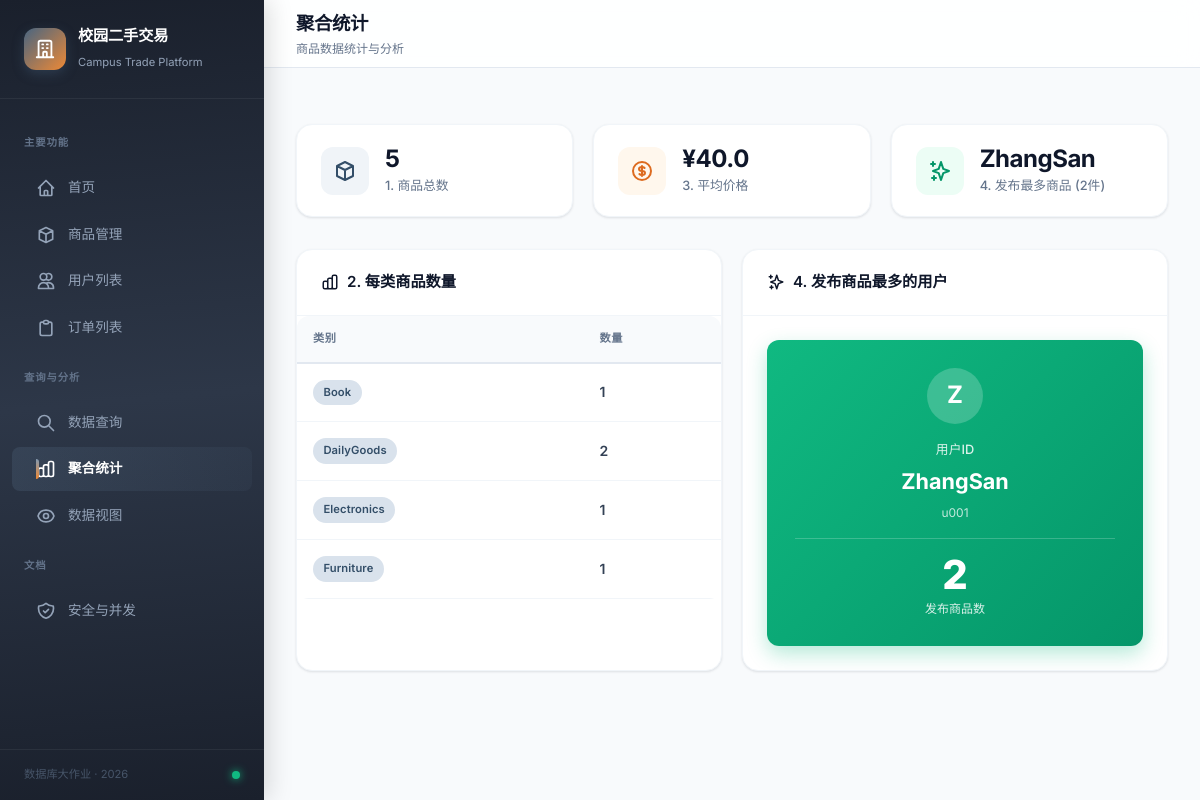
The page /aggregate on the database its author committed.
### tables this page shows
CREATE TABLE user (
            user_id   TEXT PRIMARY KEY,
            user_name TEXT NOT NULL,
            phone     TEXT NOT NULL
        );

CREATE TABLE item (
            item_id    TEXT PRIMARY KEY,
            item_name  TEXT NOT NULL,
            category   TEXT NOT NULL,
            price      REAL NOT NULL CHECK(price > 0),
            status     INTEGER NOT NULL DEFAULT 0 CHECK(status IN (0, 1)),
            seller_id  TEXT NOT NULL,
            list_date  TEXT NOT NULL,
            FOREIGN KEY (seller_id) REFERENCES user(user_id)
        );

### app.py (the view)
@app.route('/aggregate')
def aggregate_index():
    conn = get_db()
    total = conn.execute('SELECT COUNT(*) AS cnt FROM item').fetchone()['cnt']
    by_category = conn.execute('SELECT category, COUNT(*) AS cnt FROM item GROUP BY category').fetchall()
    avg_price = conn.execute('SELECT AVG(price) AS avg_price FROM item').fetchone()['avg_price']
    top_seller = conn.execute('''
        SELECT u.user_id, u.user_name, COUNT(*) AS cnt
        FROM item i JOIN user u ON i.seller_id = u.user_id
        GROUP BY i.seller_id
        ORDER BY cnt DESC
        LIMIT 1
    ''').fetchone()
    conn.close()
    return render_template('aggregate.html', total=total, by_category=by_category,
                           avg_price=round(avg_price, 2) if avg_price else 0, top_seller=top_seller)

### db.py (called while the page is built)
def get_db():
    conn = sqlite3.connect(DB_PATH)
    conn.row_factory = sqlite3.Row
    conn.execute("PRAGMA foreign_keys = ON")
    return conn

### templates/aggregate.html (shortened to what this page needs)
{% extends "base.html" %}
{% block page_title %}聚合统计{% endblock %}
{% block page_desc %}商品数据统计与分析{% endblock %}
{% block content %}
<div class="stat-grid">
    <div class="stat-card">
        <div class="stat-icon primary">
            <svg fill="none" stroke="currentColor" viewBox="0 0 24 24"><path stroke-linecap="round" stroke-linejoin="round" stroke-width="2" d="M20 7l-8-4-8 4m16 0l-8 4m8-4v10l-8 4m0-10L4 7m8 4v10M4 7v10l8 4"></path></svg>
        </div>
        <div class="stat-info">
            <h4>{{ total }}</h4>
            <p>1. 商品总数</p>
        </div>
    </div>
    <div class="stat-card">
        <div class="stat-icon accent">
            <svg fill="none" stroke="currentColor" viewBox="0 0 24 24"><path stroke-linecap="round" stroke-linejoin="round" stroke-width="2" d="M12 8c-1.657 0-3 .895-3 2s1.343 2 3 2 3 .895 3 2-1.343 2-3 2m0-8c1.11 0 2.08.402 2.599 1M12 8V7m0 1v8m0 0v1m0-1c-1.11 0-2.08-.402-2.599-1M21 12a9 9 0 11-18 0 9 9 0 0118 0z"></path></svg>
        </div>
        <div class="stat-info">
            <h4>¥{{ avg_price }}</h4>
            <p>3. 平均价格</p>
        </div>
    </div>
    {% if top_seller %}
    <div class="stat-card">
        <div class="stat-icon success">
            <svg fill="none" stroke="currentColor" viewBox="0 0 24 24"><path stroke-linecap="round" stroke-linejoin="round" stroke-width="2" d="M5 3v4M3 5h4M6 17v4m-2-2h4m5-16l2.286 6.857L21 12l-5.714 2.143L13 21l-2.286-6.857L5 12l5.714-2.143L13 3z"></path></svg>
        </div>
        <div class="stat-info">
            <h4>{{ top_seller.user_name }}</h4>
            <p>4. 发布最多商品 ({{ top_seller.cnt }}件)</p>
        </div>
    </div>
    {% endif %}
</div>
<div class="grid-2">
    <div class="card">
        <div class="card-header">
            <h3>
                2. 每类商品数量
            </h3>
        </div>
        <div class="card-body" style="padding:0;">
            <div class="table-container">
                <table class="data-table">
                    <thead><tr><th>类别</th><th>数量</th></tr></thead>
                    <tbody>
                    {% for row in by_category %}
                        <tr>
                            <td><span class="badge badge-info">{{ row.category }}</span></td>
                            <td style="font-weight:600;">{{ row.cnt }}</td>
                        </tr>
                    {% endfor %}
                    </tbody>
                </table>
            </div>
        </div>
    </div>
    {% if top_seller %}
    <div class="card">
        <div class="card-header">
            <h3>
                <svg fill="none" stroke="currentColor" viewBox="0 0 24 24" width="18" height="18"><path stroke-linecap="round" stroke-linejoin="round" stroke-width="2" d="M5 3v4M3 5h4M6 17v4m-2-2h4m5-16l2.286 6.857L21 12l-5.714 2.143L13 21l-2.286-6.857L5 12l5.714-2.143L13 3z"></path></svg>
                4. 发布商品最多的用户
            </h3>
        </div>
        <div class="card-body">
            <div style="background:linear-gradient(135deg, var(--success-500) 0%, var(--success-600) 100%);color:#fff;padding:1.75rem;border-radius:var(--radius);text-align:center;box-shadow:0 8px 20px rgba(16,185,129,0.3);">
                <div style="width:56px;height:56px;border-radius:50%;background:rgba(255,255,255,0.2);display:flex;align-items:center;justify-content:center;margin:0 auto 1rem;font-size:1.5rem;font-weight:700;">
                    {{ top_seller.user_name[:1] }}
                </div>
                <p style="font-size:0.8rem;opacity:0.85;font-weight:500;">用户ID</p>
                <p style="font-size:1.35rem;font-weight:700;margin:0.25rem 0;">{{ top_seller.user_name }}</p>
                <p style="font-size:0.75rem;opacity:0.75;">{{ top_seller.user_id }}</p>
                <div style="margin-top:1rem;padding-top:1rem;border-top:1px solid rgba(255,255,255,0.2);">
                    <p style="font-size:2.5rem;font-weight:800;line-height:1;">{{ top_seller.cnt }}</p>
                    <p style="font-size:0.75rem;opacity:0.85;margin-top:0.25rem;">发布商品数</p>
                </div>
            </div>
        </div>
    </div>
    {% endif %}
</div>
{% endblock %}

### rows shown on the page
user: user_name "ZhangSan", user_name "Z", user_id "u001"
item: category "Book", cnt "1"
item: category "Electronics", cnt "1"
item: category "Furniture", cnt "1"

### other values the page prints
{{ total }} "5"
{{ avg_price }} "40.0"
{{ top_seller.cnt }} "2"
{{ row.category }} "DailyGoods"
{{ row.cnt }} "2"
